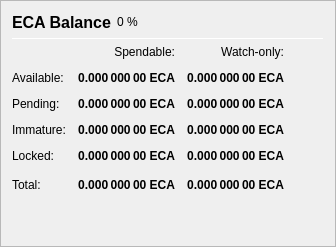
                   <widget class="QFrame" name="frame_Balances">
                    <property name="frameShape">
                     <enum>QFrame::StyledPanel</enum>
                    </property>
                    <property name="frameShadow">
                     <enum>QFrame::Raised</enum>
                    </property>
                    <layout class="QVBoxLayout" name="verticalLayout_4">
                     <item>
                      <layout class="QHBoxLayout" name="horizontalLayout_4">
                       <item>
                        <widget class="QLabel" name="label_5">
                         <property name="minimumSize">
                          <size>
                           <width>0</width>
                           <height>20</height>
                          </size>
                         </property>
                         <property name="font">
                          <font>
                           <pointsize>12</pointsize>
                           <weight>75</weight>
                           <bold>true</bold>
                          </font>
                         </property>
                         <property name="text">
                          <string>ECA Balance</string>
                         </property>
                        </widget>
                       </item>
                       <item>
                        <widget class="QLabel" name="labelECAPercent">
                         <property name="text">
                          <string notr="true">0 %</string>
                         </property>
                        </widget>
                       </item>
                       <item>
                        <spacer name="horizontalSpacer_3">
                         <property name="orientation">
                          <enum>Qt::Horizontal</enum>
                         </property>
                         <property name="sizeHint" stdset="0">
                          <size>
                           <width>40</width>
                           <height>20</height>
                          </size>
                         </property>
                        </spacer>
                       </item>
                      </layout>
                     </item>
                     <item>
                      <widget class="Line" name="line_Balance">
                       <property name="minimumSize">
                        <size>
                         <width>0</width>
                         <height>1</height>
                        </size>
                       </property>
                       <property name="maximumSize">
                        <size>
                         <width>16777215</width>
                         <height>1</height>
                        </size>
                       </property>
                       <property name="orientation">
                        <enum>Qt::Horizontal</enum>
                       </property>
                      </widget>
                     </item>
                     <item>
                      <layout class="QGridLayout" name="gridLayout">
                       <property name="spacing">
                        <number>12</number>
                       </property>
                       <item row="0" column="1">
                        <widget class="QLabel" name="labelSpendable">
                         <property name="text">
                          <string>Spendable:</string>
                         </property>
                         <property name="alignment">
                          <set>Qt::AlignRight|Qt::AlignTrailing|Qt::AlignVCenter</set>
                         </property>
                        </widget>
                       </item>
                       <item row="0" column="2">
                        <widget class="QLabel" name="labelWatchonly">
                         <property name="text">
                          <string>Watch-only:</string>
                         </property>
                         <property name="alignment">
                          <set>Qt::AlignRight|Qt::AlignTrailing|Qt::AlignVCenter</set>
                         </property>
                        </widget>
                       </item>
                       <item row="1" column="0">
                        <widget class="QLabel" name="labelBalanceText">
                         <property name="text">
                          <string>Available:</string>
                         </property>
                        </widget>
                       </item>
                       <item row="1" column="1">
                        <widget class="QLabel" name="labelBalance">
                         <property name="font">
                          <font>
                           <weight>75</weight>
                           <bold>true</bold>
                          </font>
                         </property>
                         <property name="cursor">
                          <cursorShape>IBeamCursor</cursorShape>
                         </property>
                         <property name="toolTip">
                          <string>Your current spendable balance</string>
                         </property>
                         <property name="text">
                          <string notr="true">0.000 000 00 ECA</string>
                         </property>
                         <property name="alignment">
                          <set>Qt::AlignRight|Qt::AlignTrailing|Qt::AlignVCenter</set>
                         </property>
                         <property name="textInteractionFlags">
                          <set>Qt::LinksAccessibleByMouse|Qt::TextSelectableByKeyboard|Qt::TextSelectableByMouse</set>
                         </property>
                        </widget>
                       </item>
                       <item row="1" column="2">
                        <widget class="QLabel" name="labelWatchAvailable">
                         <property name="font">
                          <font>
                           <weight>75</weight>
                           <bold>true</bold>
                          </font>
                         </property>
                         <property name="cursor">
                          <cursorShape>IBeamCursor</cursorShape>
                         </property>
                         <property name="toolTip">
                          <string>Your current balance in watch-only addresses</string>
                         </property>
                         <property name="text">
                          <string notr="true">0.000 000 00 ECA</string>
                         </property>
                         <property name="alignment">
                          <set>Qt::AlignRight|Qt::AlignTrailing|Qt::AlignVCenter</set>
                         </property>
                         <property name="textInteractionFlags">
                          <set>Qt::LinksAccessibleByMouse|Qt::TextSelectableByKeyboard|Qt::TextSelectableByMouse</set>
                         </property>
                        </widget>
                       </item>
                       <item row="2" column="0">
                        <widget class="QLabel" name="labelPendingText">
                         <property name="text">
                          <string>Pending:</string>
                         </property>
                        </widget>
                       </item>
                       <item row="2" column="1">
                        <widget class="QLabel" name="labelUnconfirmed">
                         <property name="font">
                          <font>
                           <weight>75</weight>
                           <bold>true</bold>
                          </font>
                         </property>
                         <property name="cursor">
                          <cursorShape>IBeamCursor</cursorShape>
                         </property>
                         <property name="toolTip">
                          <string>Total of transactions that have yet to be confirmed, and do not yet count toward the spendable balance</string>
                         </property>
                         <property name="text">
                          <string notr="true">0.000 000 00 ECA</string>
                         </property>
                         <property name="alignment">
                          <set>Qt::AlignRight|Qt::AlignTrailing|Qt::AlignVCenter</set>
                         </property>
                         <property name="textInteractionFlags">
                          <set>Qt::LinksAccessibleByMouse|Qt::TextSelectableByKeyboard|Qt::TextSelectableByMouse</set>
                         </property>
                        </widget>
                       </item>
                       <item row="2" column="2">
                        <widget class="QLabel" name="labelWatchPending">
                         <property name="font">
                          <font>
                           <weight>75</weight>
                           <bold>true</bold>
                          </font>
                         </property>
                         <property name="cursor">
                          <cursorShape>IBeamCursor</cursorShape>
                         </property>
                         <property name="toolTip">
                          <string>Unconfirmed transactions to watch-only addresses</string>
                         </property>
                         <property name="text">
                          <string notr="true">0.000 000 00 ECA</string>
                         </property>
                         <property name="alignment">
                          <set>Qt::AlignRight|Qt::AlignTrailing|Qt::AlignVCenter</set>
                         </property>
                         <property name="textInteractionFlags">
                          <set>Qt::LinksAccessibleByMouse|Qt::TextSelectableByKeyboard|Qt::TextSelectableByMouse</set>
                         </property>
                        </widget>
                       </item>
                       <item row="3" column="0">
                        <widget class="QLabel" name="labelImmatureText">
                         <property name="text">
                          <string>Immature:</string>
                         </property>
                        </widget>
                       </item>
                       <item row="3" column="1">
                        <widget class="QLabel" name="labelImmature">
                         <property name="font">
                          <font>
                           <weight>75</weight>
                           <bold>true</bold>
                          </font>
                         </property>
                         <property name="cursor">
                          <cursorShape>IBeamCursor</cursorShape>
                         </property>
                         <property name="toolTip">
                          <string>Staked rewards that has not yet matured</string>
                         </property>
                         <property name="text">
                          <string notr="true">0.000 000 00 ECA</string>
                         </property>
                         <property name="alignment">
                          <set>Qt::AlignRight|Qt::AlignTrailing|Qt::AlignVCenter</set>
                         </property>
                         <property name="textInteractionFlags">
                          <set>Qt::LinksAccessibleByMouse|Qt::TextSelectableByKeyboard|Qt::TextSelectableByMouse</set>
                         </property>
                        </widget>
                       </item>
                       <item row="3" column="2">
                        <widget class="QLabel" name="labelWatchImmature">
                         <property name="font">
                          <font>
                           <weight>75</weight>
                           <bold>true</bold>
                          </font>
                         </property>
                         <property name="cursor">
                          <cursorShape>IBeamCursor</cursorShape>
                         </property>
                         <property name="toolTip">
                          <string>Staked or masternode rewards in watch-only addresses that has not yet matured</string>
                         </property>
                         <property name="text">
                          <string notr="true">0.000 000 00 ECA</string>
                         </property>
                         <property name="alignment">
                          <set>Qt::AlignRight|Qt::AlignTrailing|Qt::AlignVCenter</set>
                         </property>
                         <property name="textInteractionFlags">
                          <set>Qt::LinksAccessibleByMouse|Qt::TextSelectableByKeyboard|Qt::TextSelectableByMouse</set>
                         </property>
                        </widget>
                       </item>
                       <item row="4" column="0">
                        <widget class="QLabel" name="labelLockedBalanceText">
                         <property name="toolTip">
                          <string>Locked ECA or Masternode collaterals. These are excluded from zECA minting.</string>
                         </property>
                         <property name="text">
                          <string>Locked:</string>
                         </property>
                        </widget>
                       </item>
                       <item row="4" column="1">
                        <widget class="QLabel" name="labelLockedBalance">
                         <property name="font">
                          <font>
                           <weight>75</weight>
                           <bold>true</bold>
                          </font>
                         </property>
                         <property name="cursor">
                          <cursorShape>IBeamCursor</cursorShape>
                         </property>
                         <property name="toolTip">
                          <string>Locked ECA or Masternode collaterals. These are excluded from zECA minting.</string>
                         </property>
                         <property name="text">
                          <string notr="true">0.000 000 00 ECA</string>
                         </property>
                         <property name="alignment">
                          <set>Qt::AlignRight|Qt::AlignTrailing|Qt::AlignVCenter</set>
                         </property>
                         <property name="textInteractionFlags">
                          <set>Qt::LinksAccessibleByMouse|Qt::TextSelectableByKeyboard|Qt::TextSelectableByMouse</set>
                         </property>
                        </widget>
                       </item>
                       <item row="4" column="2">
                        <widget class="QLabel" name="labelWatchLocked">
                         <property name="font">
                          <font>
                           <weight>75</weight>
                           <bold>true</bold>
                          </font>
                         </property>
                         <property name="cursor">
                          <cursorShape>IBeamCursor</cursorShape>
                         </property>
                         <property name="toolTip">
                          <string>Current locked balance in watch-only addresses</string>
                         </property>
                         <property name="text">
                          <string notr="true">0.000 000 00 ECA</string>
                         </property>
                         <property name="alignment">
                          <set>Qt::AlignRight|Qt::AlignTrailing|Qt::AlignVCenter</set>
                         </property>
                         <property name="textInteractionFlags">
                          <set>Qt::LinksAccessibleByMouse|Qt::TextSelectableByKeyboard|Qt::TextSelectableByMouse</set>
                         </property>
                        </widget>
                       </item>
                       <item row="5" column="0">
                        <widget class="QLabel" name="labelTotalText">
                         <property name="toolTip">
                          <string>Your current ELECTRA balance, unconfirmed and immature transactions included</string>
                         </property>
                         <property name="text">
                          <string>Total:</string>
                         </property>
                        </widget>
                       </item>
                       <item row="5" column="1">
                        <widget class="QLabel" name="labelTotal">
                         <property name="font">
                          <font>
                           <weight>75</weight>
                           <bold>true</bold>
                          </font>
                         </property>
                         <property name="cursor">
                          <cursorShape>IBeamCursor</cursorShape>
                         </property>
                         <property name="toolTip">
                          <string>Your current ELECTRA balance, unconfirmed and immature transactions included</string>
                         </property>
                         <property name="text">
                          <string notr="true">0.000 000 00 ECA</string>
                         </property>
                         <property name="alignment">
                          <set>Qt::AlignRight|Qt::AlignTrailing|Qt::AlignVCenter</set>
                         </property>
                         <property name="textInteractionFlags">
                          <set>Qt::LinksAccessibleByMouse|Qt::TextSelectableByKeyboard|Qt::TextSelectableByMouse</set>
                         </property>
                        </widget>
                       </item>
                       <item row="5" column="2">
                        <widget class="QLabel" name="labelWatchTotal">
                         <property name="font">
                          <font>
                           <weight>75</weight>
                           <bold>true</bold>
                          </font>
                         </property>
                         <property name="cursor">
                          <cursorShape>IBeamCursor</cursorShape>
                         </property>
                         <property name="toolTip">
                          <string>Current total balance in watch-only addresses</string>
                         </property>
                         <property name="text">
                          <string notr="true">0.000 000 00 ECA</string>
                         </property>
                         <property name="alignment">
                          <set>Qt::AlignRight|Qt::AlignTrailing|Qt::AlignVCenter</set>
                         </property>
                         <property name="textInteractionFlags">
                          <set>Qt::LinksAccessibleByMouse|Qt::TextSelectableByKeyboard|Qt::TextSelectableByMouse</set>
                         </property>
                        </widget>
                       </item>
                       <item row="5" column="3">
                        <spacer name="horizontalSpacer_9">
                         <property name="orientation">
                          <enum>Qt::Horizontal</enum>
                         </property>
                         <property name="sizeHint" stdset="0">
                          <size>
                           <width>40</width>
                           <height>20</height>
                          </size>
                         </property>
                        </spacer>
                       </item>
                      </layout>
                     </item>
                     <item>
                      <spacer name="verticalSpacer_3">
                       <property name="orientation">
                        <enum>Qt::Vertical</enum>
                       </property>
                       <property name="sizeHint" stdset="0">
                        <size>
                         <width>20</width>
                         <height>40</height>
                        </size>
                       </property>
                      </spacer>
                     </item>
                    </layout>
                   </widget>
